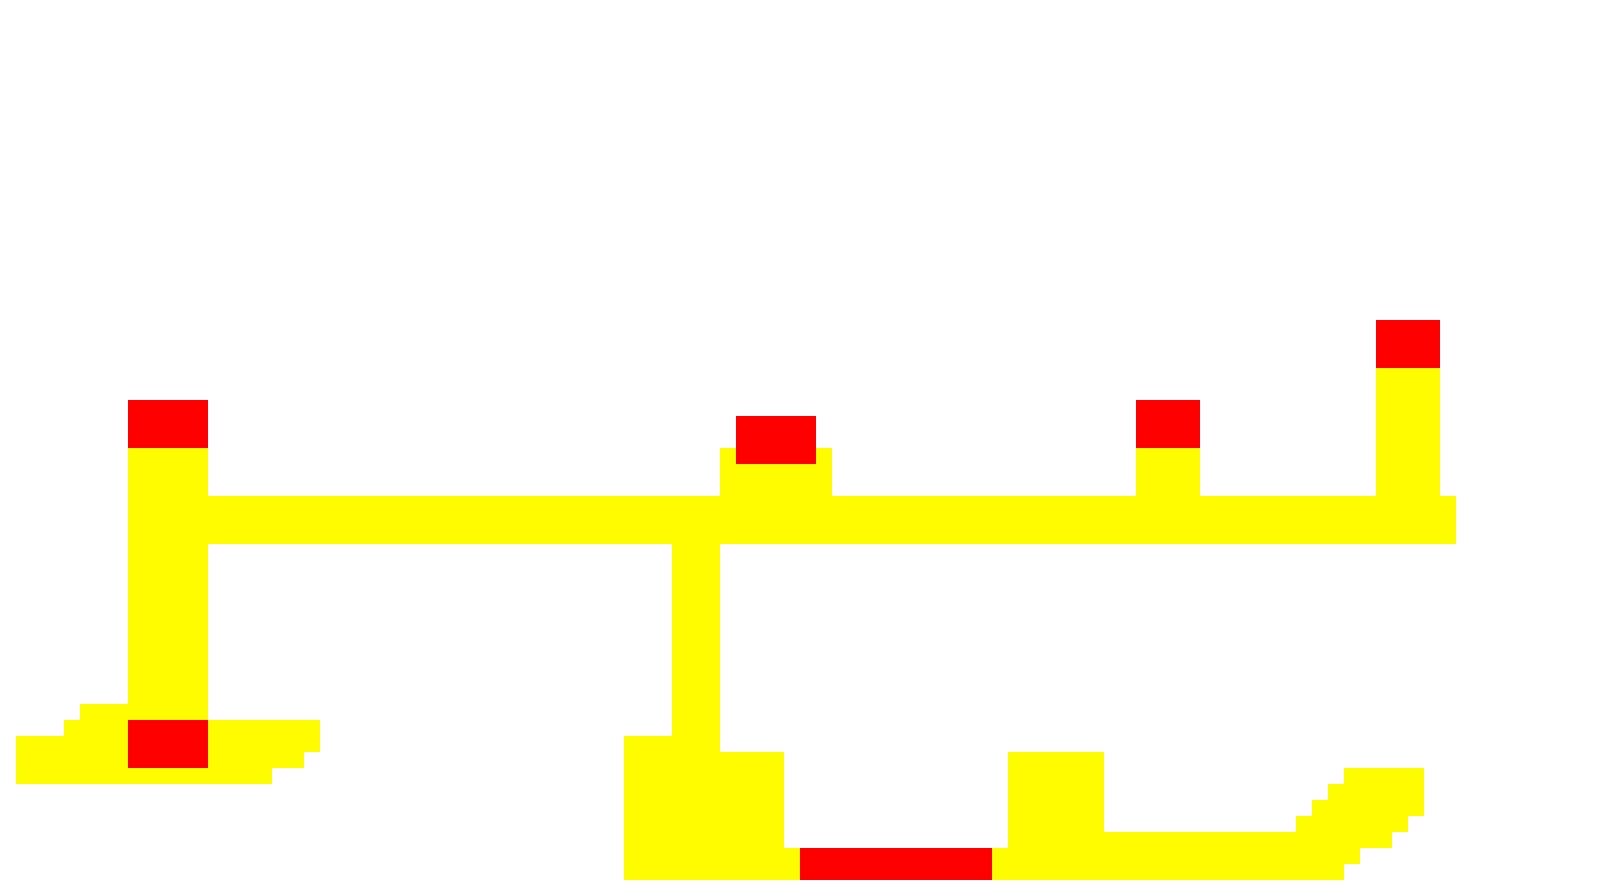

Below is a game level as drawn by its tile map, then a one-line description and the .tmx that defines it (tile-layer data replaced by summaries):
An orthogonal 100x56 tile map with 16x16 px tiles, 3 tile layers (Path, Wall, Entrances), 2 tilesets and 6 objects (boat, vendors, arena, bar, vote, ...).

<map version="1.0" tiledversion="1.1.3" orientation="orthogonal" renderorder="right-down" width="100" height="56" tilewidth="16" tileheight="16" infinite="0" nextobjectid="11">
 <tileset firstgid="1" name="tileSet" tilewidth="16" tileheight="16" tilecount="3" columns="3">
  <image source="../../images/tileSet.png" width="48" height="16" />
 </tileset>
 <tileset firstgid="4" name="map" tilewidth="1600" tileheight="900" tilecount="1" columns="0">
  <grid orientation="orthogonal" width="1" height="1" />
  <tile id="0">
   <image width="1600" height="900" source="../../images/temporarybg.png" />
  </tile>
 </tileset>
 <layer name="Path" width="100" height="56">
  <data>[5600 cells, 773 non-empty, 1 distinct tile ids]</data>
 </layer>
 <layer name="Wall" width="100" height="56">
  <data>[5600 cells, 4823 non-empty, 1 distinct tile ids]</data>
 </layer>
 <layer name="Entrances" width="100" height="56">
  <data>[5600 cells, 93 non-empty, 1 distinct tile ids]</data>
 </layer>
 <objectgroup name="MapObjects">
  <object id="1" name="boat" x="128" y="720" width="80" height="48" />
  <object id="2" name="vendors" x="128" y="400" width="80" height="48" />
  <object id="4" name="arena" x="736" y="416" width="80" height="48" />
  <object id="7" name="bar" x="800" y="848" width="192" height="32" />
  <object id="8" name="vote" x="1136" y="400" width="64" height="48" />
  <object id="10" name="temple" x="1376" y="320" width="64" height="48" />
 </objectgroup>
</map>
